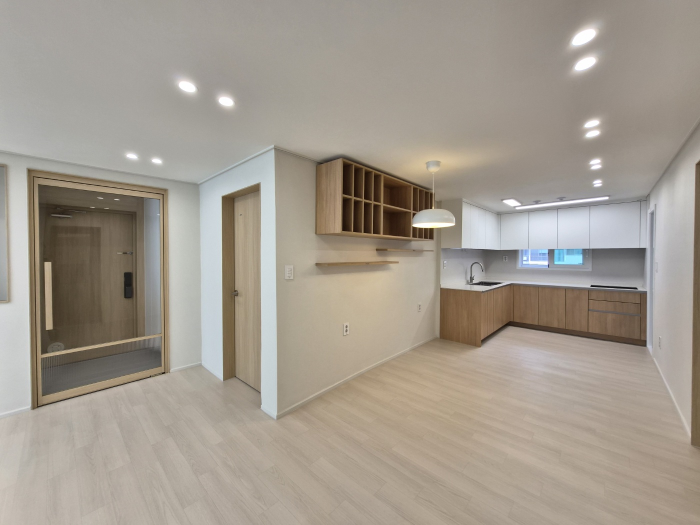
#> input picture donga-interior/blog/새 폴더 (3)/IMG_9294.JPG, 1400 x 1050 px (shown at 1/2 size)
$ python make_shorts_video.py
#> lines starting #> are read from the running program, lines starting #| are printed output that depends on the picture
from __future__ import annotations

import math
import sys
from pathlib import Path

ROOT = Path(__file__).resolve().parent
DEPS = ROOT / "_video_deps"
if DEPS.exists():
    sys.path.insert(0, str(DEPS))

import imageio.v2 as imageio
import numpy as np
from PIL import Image, ImageDraw, ImageEnhance, ImageFilter, ImageFont, ImageOps


WIDTH = 720
HEIGHT = 1280
FPS = 24
SCALE = WIDTH / 1080
OUTPUT = ROOT / "bupyeong-donga-2danji-sejong-shorts.mp4"
POSTER = ROOT / "bupyeong-donga-2danji-sejong-shorts-poster.jpg"


SCENES = [
    {
        "title": "30평 구축 아파트의 변화",
        "sub": "부평 동아아파트 2단지",
        "tag": "SEJONG INTERIOR",
        "src": "새 폴더 (3)/IMG_9294.JPG",
        "duration": 3.2,
    },
    {
        "title": "완성된 주방의 첫인상",
        "sub": "한샘 주방과 따뜻한 다이닝",
        "tag": "KITCHEN",
        "src": "새 폴더 (3)/IMG_9347.JPG",
        "duration": 3.1,
    },
    {
        "title": "도면과 3D로 먼저 맞춘 방향",
        "sub": "현관 벤치, 주방 동선, 수납 계획",
        "tag": "PLANNING",
        "src": "새 폴더 (2)/QMNX1119.JPG",
        "duration": 3.4,
        "contain": True,
    },
    {
        "title": "오래된 집은 철거가 시작입니다",
        "sub": "벽, 바닥, 배관 위치를 먼저 확인",
        "tag": "BEFORE",
        "src": "새 폴더 (2)/IMG_8467.JPG",
        "duration": 3.2,
    },
    {
        "title": "보이지 않는 배관까지 정리",
        "sub": "수도관과 가지관 교체 범위 확인",
        "tag": "PLUMBING",
        "src": "새 폴더 (2)/IMG_8661.JPG",
        "duration": 3.3,
    },
    {
        "title": "욕실 바탕 공정도 꼼꼼하게",
        "sub": "방수와 타일 마감 전 단계",
        "tag": "BATH PROCESS",
        "src": "새 폴더/IMG_9374.JPG",
        "duration": 3.2,
    },
    {
        "title": "눈이 편안한 거실 조명",
        "sub": "천장 평탄화와 엣지등으로 단정하게",
        "tag": "LIVING",
        "src": "새 폴더 (3)/IMG_9322.JPG",
        "duration": 4.0,
    },
    {
        "title": "현관에는 앉을 수 있는 벤치",
        "sub": "매일의 동작을 편하게 만든 첫 공간",
        "tag": "ENTRANCE",
        "src": "새 폴더 (3)/IMG_9330.JPG",
        "duration": 3.4,
    },
    {
        "title": "화이트와 우드가 만난 한샘 주방",
        "sub": "밝지만 차갑지 않은 조리 공간",
        "tag": "HANSSEM",
        "src": "새 폴더 (3)/IMG_9348.JPG",
        "duration": 4.0,
    },
    {
        "title": "차분한 톤의 욕실 완성",
        "sub": "관리하기 쉽고 오래 질리지 않는 마감",
        "tag": "BATHROOM",
        "src": "새 폴더 (3)/IMG_9318.JPG",
        "duration": 3.6,
    },
    {
        "title": "방은 가구가 들어오기 좋은 바탕으로",
        "sub": "밝은 벽과 바닥, 편안한 조도",
        "tag": "ROOM",
        "src": "새 폴더 (3)/IMG_9314.JPG",
        "duration": 3.6,
    },
    {
        "title": "베란다와 세탁실까지 밝게",
        "sub": "쓰기 편한 마감과 물 사용 동선",
        "tag": "BALCONY",
        "src": "새 폴더 (3)/IMG_9346.JPG",
        "duration": 3.3,
    },
    {
        "title": "가구가 들어오며 더 따뜻해진 집",
        "sub": "은퇴 부부의 일상이 편안하게 머무는 공간",
        "tag": "AFTER LIVING",
        "src": "새 폴더 (2)/XGYY9399.PNG",
        "duration": 4.1,
    },
    {
        "title": "부평 동아아파트 2단지",
        "sub": "세종인테리어 시공 사례",
        "tag": "SEJONG INTERIOR",
        "src": "새 폴더/HAFE7027.JPG",
        "duration": 3.2,
    },
]


def font(size: int, weight: str = "regular") -> ImageFont.FreeTypeFont:
#> called with size = 20, weight = 'bold'
    candidates = [
        Path("C:/Windows/Fonts/malgunbd.ttf") if weight == "bold" else Path("C:/Windows/Fonts/malgun.ttf"),
        Path("C:/Windows/Fonts/NotoSansKR-Bold.ttf") if weight == "bold" else Path("C:/Windows/Fonts/NotoSansKR-Regular.ttf"),
    ]
    for candidate in candidates:
        if candidate.exists():
            return ImageFont.truetype(str(candidate), size)
    return ImageFont.load_default()


FONT_TAG = font(round(30 * SCALE), "bold")
FONT_TITLE = font(round(78 * SCALE), "bold")
FONT_SUB = font(round(40 * SCALE))


# [21 lines left out: functions ease, wrap_text, not called in this run]


def load_image(src: str) -> Image.Image:
    path = ROOT / src
    image = Image.open(path)
    image = ImageOps.exif_transpose(image).convert("RGB")
    return image


# [34 lines left out: function cover_image, not called in this run]


def make_gradient_overlay() -> Image.Image:
    overlay = Image.new("RGBA", (WIDTH, HEIGHT), (0, 0, 0, 0))
#> overlay: PIL image 720x1280 RGBA; every value is 0
    arr = np.zeros((HEIGHT, WIDTH, 4), dtype=np.uint8)
    for y in range(HEIGHT):
        if y < HEIGHT * 0.42:
            alpha = int(150 * (1 - y / (HEIGHT * 0.42)))
        elif y > HEIGHT * 0.42:
            alpha = int(190 * ((y - HEIGHT * 0.42) / (HEIGHT * 0.58)) ** 1.45)
        else:
            alpha = 0
        arr[y, :, 3] = max(0, min(190, alpha))
    return Image.fromarray(arr, "RGBA")


GRADIENT_OVERLAY = make_gradient_overlay()
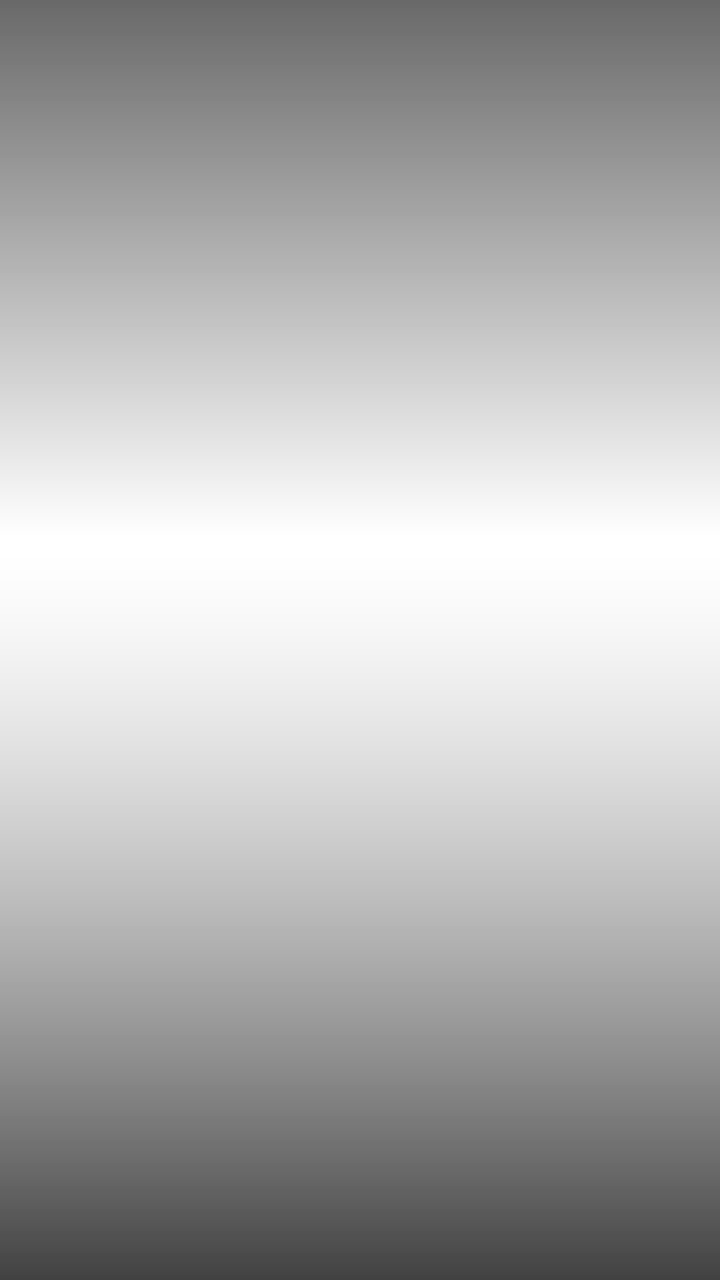
#> GRADIENT_OVERLAY: PIL image 720x1280 RGBA; mean R, G, B, A 0, 0, 0, 76; transparent parts drawn white


def add_gradient(frame: Image.Image) -> Image.Image:
    return Image.alpha_composite(frame.convert("RGBA"), GRADIENT_OVERLAY).convert("RGB")


# [45 lines left out: functions draw_text, render_frame, not called in this run]


def main() -> None:
    total_duration = sum(float(scene["duration"]) for scene in SCENES)
    assets = [load_image(str(scene["src"])) for scene in SCENES]
#> in load_image, image is the input picture: PIL image 1400x1050 RGB; mean R, G, B 162.3, 153.8, 142.6
#> call 2 of load_image, with src = '새 폴더 (3)/IMG_9347.JPG'
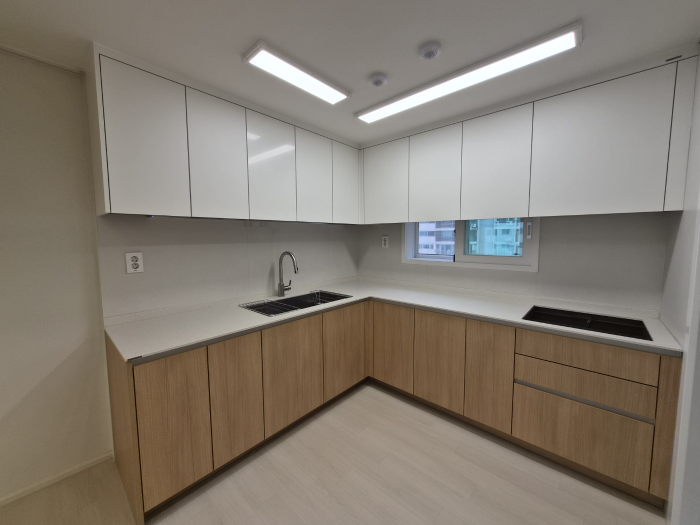
#> input picture donga-interior/blog/새 폴더 (3)/IMG_9347.JPG, 1400 x 1050 px (shown at 1/2 size)
#> in load_image, image is the input picture: PIL image 1400x1050 RGB; mean R, G, B 131.9, 123.5, 112.7
#> call 3 of load_image, with src = '새 폴더 (2)/QMNX1119.JPG'
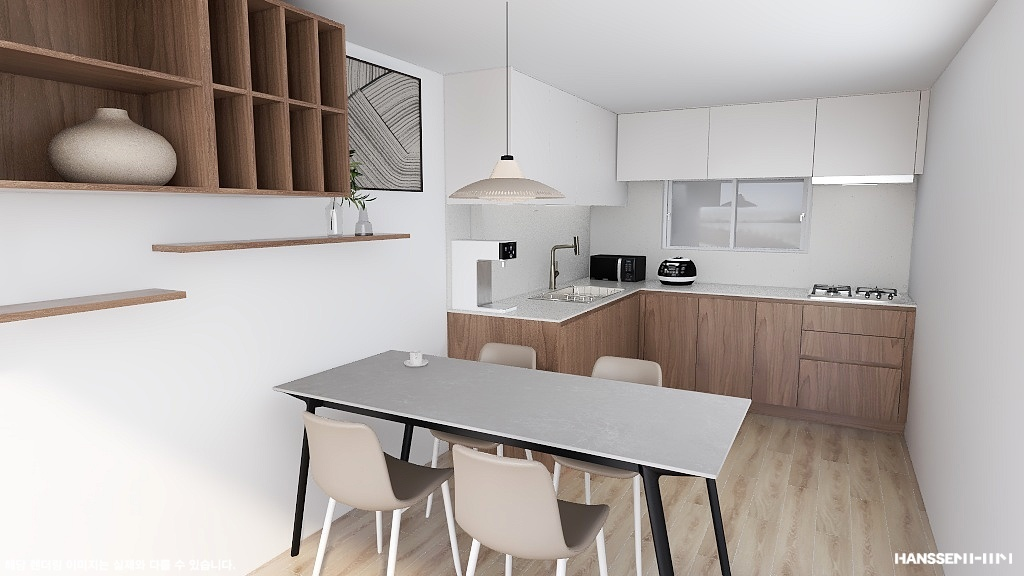
#> input picture donga-interior/blog/새 폴더 (2)/QMNX1119.JPG, 1024 x 576 px
#> in load_image, image is the input picture: PIL image 1024x576 RGB; mean R, G, B 176.9, 169.8, 166
#> call 4 of load_image, with src = '새 폴더 (2)/IMG_8467.JPG'
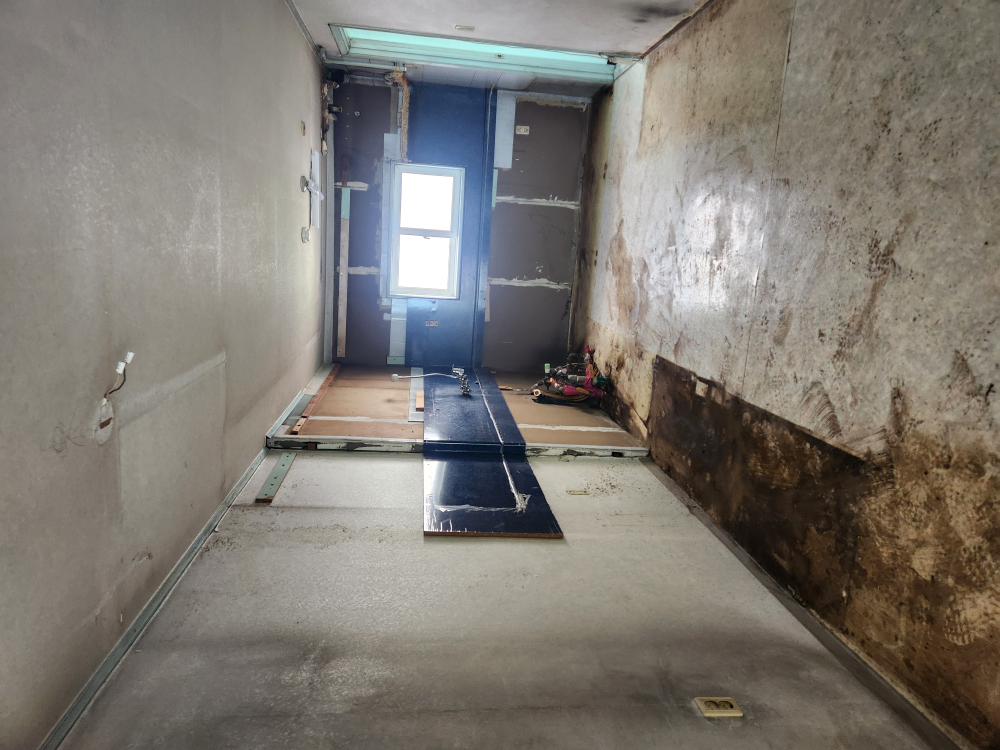
#> input picture donga-interior/blog/새 폴더 (2)/IMG_8467.JPG, 4000 x 3000 px (shown at 1/4 size)
#> in load_image, image is the input picture: PIL image 4000x3000 RGB; mean R, G, B 126, 121.1, 114
#> in load_image (call 4), `image = ImageOps.exif_transpose(image).convert("RGB")`:
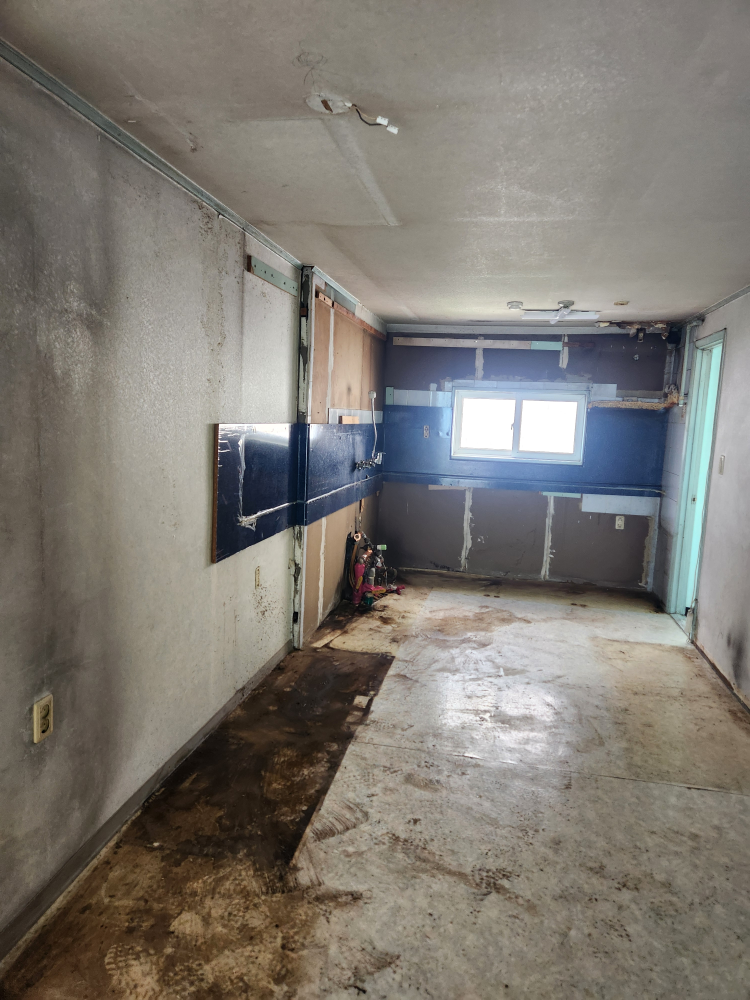
#> image: PIL image 3000x4000 RGB (shown at 1/4 size); mean R, G, B 126, 121.1, 114
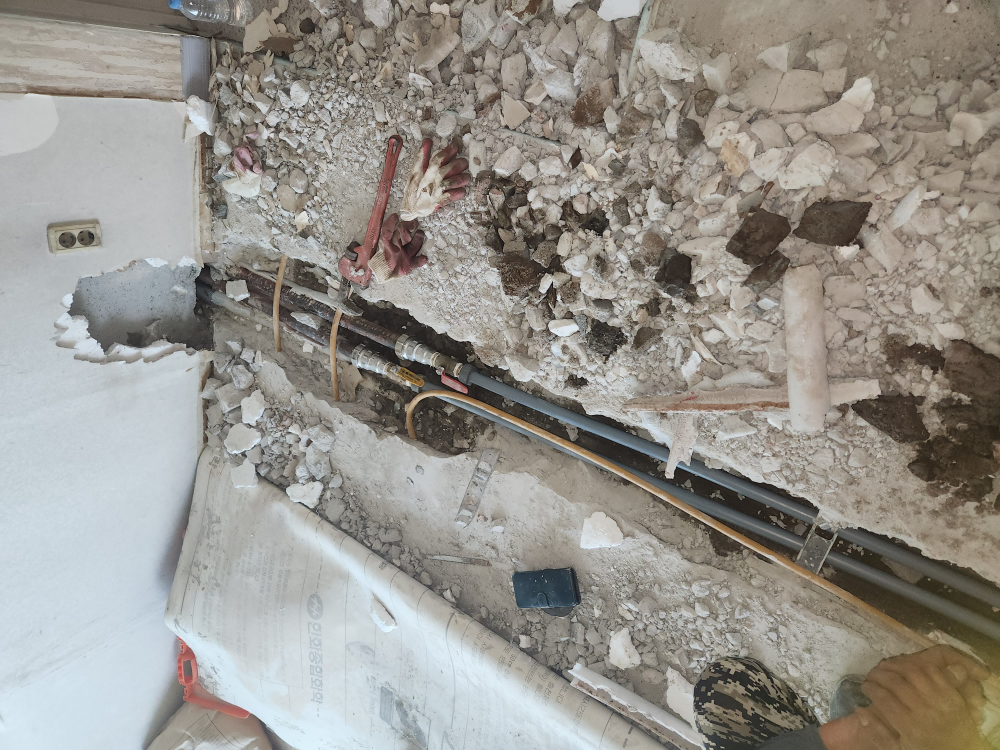
#> input picture donga-interior/blog/새 폴더 (2)/IMG_8661.JPG, 4000 x 3000 px (shown at 1/4 size)
#> in load_image, image is the input picture: PIL image 4000x3000 RGB; mean R, G, B 151, 147.8, 141.5
#> in load_image (call 5), `image = ImageOps.exif_transpose(image).convert("RGB")`:
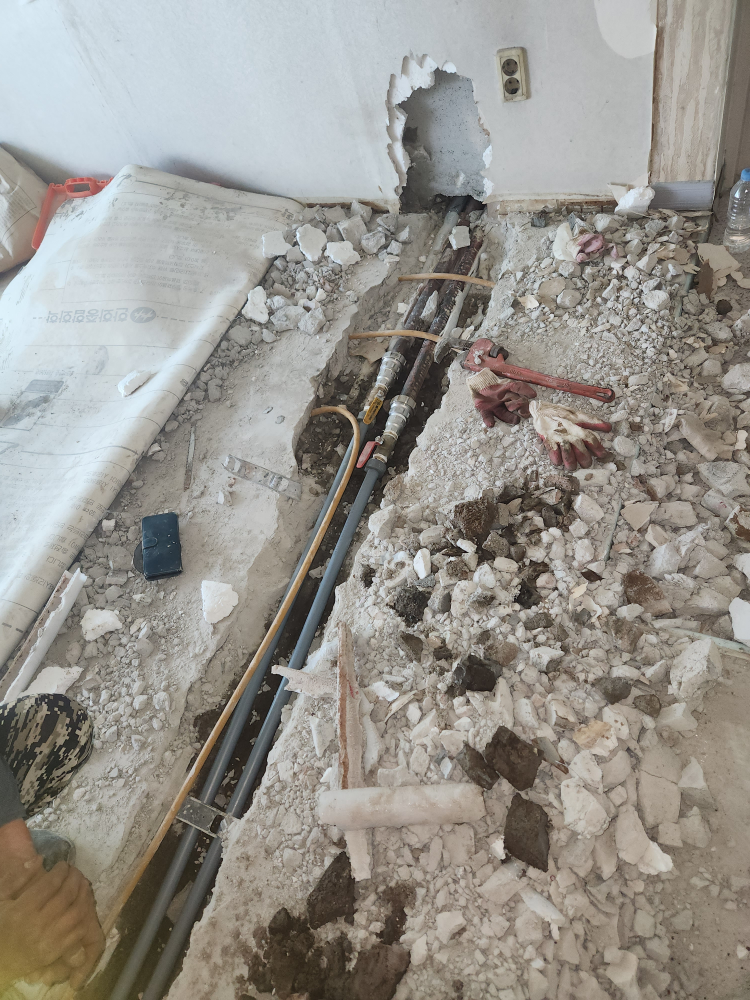
#> image: PIL image 3000x4000 RGB (shown at 1/4 size); mean R, G, B 151, 147.8, 141.5

    poster_frame = render_frame(0, 0, 0, assets, total_duration)
    poster_frame.save(POSTER, quality=92)

    writer = imageio.get_writer(
        OUTPUT,
        fps=FPS,
        codec="libx264",
        quality=8,
        macro_block_size=1,
        ffmpeg_params=["-pix_fmt", "yuv420p", "-movflags", "+faststart"],
    )

    elapsed = 0.0
    try:
        for scene_index, scene in enumerate(SCENES):
            duration = float(scene["duration"])
            frame_count = max(1, round(duration * FPS))
            for frame_number in range(frame_count):
                local_progress = frame_number / max(1, frame_count - 1)
                frame = render_frame(scene_index, local_progress, elapsed, assets, total_duration)
                writer.append_data(np.asarray(frame))
                elapsed += 1 / FPS
    finally:
        writer.close()

    print(f"created={OUTPUT}")
    print(f"poster={POSTER}")
    print(f"duration={total_duration:.1f}s fps={FPS} size={WIDTH}x{HEIGHT}")


if __name__ == "__main__":
#> (the run stopped early here; a loop or call above may not have finished)
